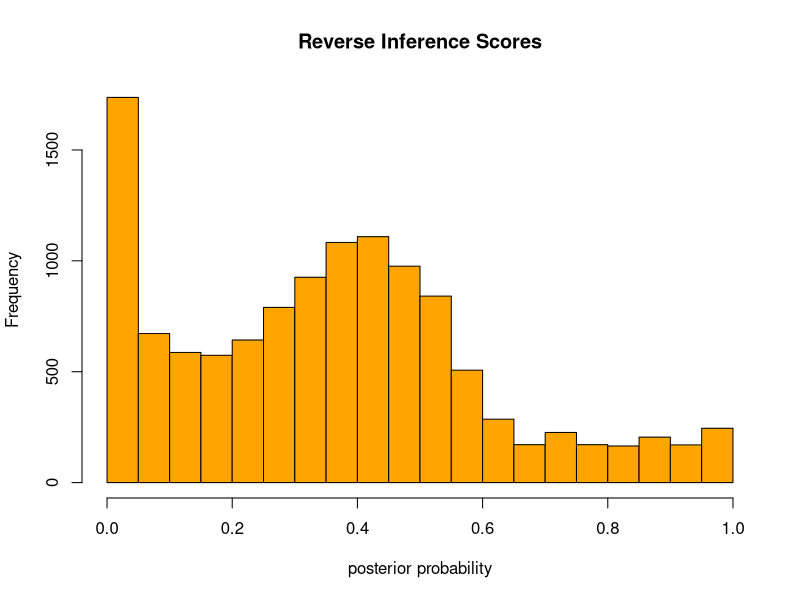

Reproduce this figure in R. (Note: this script raises an error after producing the figure.)
library(plyr)
library(dplyr)
library(ggplot2)

setwd("/home/vanessa/Documents/Dropbox/Code/papers/semantic-comparison/semantic-image-comparison-analysis/analysis/ontological_comparison")

# Reading in the result data - this is the file produced by 4.compile_reverse_inference_results.py
ri_score = read.csv("data/reverse_inference_scores.tsv",sep="\t",stringsAsFactors=FALSE,row.names=1) # reverse inference scores

# Let's look at the overall posterior scores
png("img/ri_hist.png", width = 8, height = 5, units = 'in', res = 300)
hist(as.matrix(ri_score$ri_distance),main="Reverse Inference Scores",col="orange",xlab="posterior probability")
dev.off()

# Read in all groups
groups = read.csv("groups/all_groups.tsv",sep="\t",stringsAsFactors=FALSE)
image_ids = c()
for (image in groups$image){
  image = strsplit(image,"/")[[1]]
  image = as.numeric(strsplit(image[length(image)],"[.]")[[1]][1])
  image_ids = c(image_ids,image)
}
groups$image_ids = image_ids

# Make a lookup table for the node name
nodes = unique(groups$group)
node_lookup = c()
for (node in nodes){
  node_name = unique(groups$name[groups$group==node])
  node_lookup = c(node_lookup,node_name)
}
length(node_lookup) == length(nodes)
names(node_lookup) = nodes

# For each group, calculate an accuracy across thresholds
df = c()

# Thresholds are the values in the column names
#thresholds = as.numeric(gsub("ri_binary_","",colnames(ri_score[7:ncol(ri_score)])))

# Calculate accuracy for each node group
# Count evidence for (meaning bayes_in > bayes_out or against (bayes_out > bayes_in)) each concept
# for each of ranges and bin data
for (threshold in seq(0,1,by=0.01)){
  cat("Parsing",threshold,"\n")  
  for (node in nodes){
    cat("Parsing",node,"\n")  
    accuracies = c()
    # Find in group
    group = groups[groups$group==node,]
    in_group = group$image_ids[which(group$direction=="in")]
    out_group = group$image_ids[which(group$direction=="out")]
    # Get reverse inference scores
    if (node %in% ri_score$node){
      node_scores = ri_score[ri_score$node==node,]
      scores = node_scores[,which(colnames(ri_score)=="ri_distance")]
      names(scores) = node_scores$image_id # image_ids
      # This case happens when N=1 for the node in question, since we removed the image from the group. The score should be 1.
      scores[is.na(scores)] = 1
      # Image index will have 1 for belonging to class, 0 otherwise
      real = array(0,dim=length(unique(image_ids)))
      predicted = array(0,dim=length(unique(image_ids)))
      names(real) = unique(image_ids)
      names(predicted) = unique(image_ids)
      predicted[names(which(scores>=threshold))] = 1
      real[as.character(in_group)] = 1
      # Calculate metrics
      # c("TP","FP","TN","FN","accuracy","in_count","out_count")
      TP = sum(real*predicted)  
      TN = length(intersect(names(which(real==0)),names(which(predicted==0))))
      FP = length(intersect(names(which(real==0)),names(which(predicted==1))))
      FN = length(intersect(names(which(real==1)),names(which(predicted==0))))
      if (TP+FP==0){
          sens = 0
      } else {
          sens = TP / (TP + FN)
      }
      if (TN+FN==0){
         spec = 0        
      } else {
         spec = TN / (TN + FP)
      }
      accuracy = (TP + TN)/ (TP + TN + FP + FN)
      accuracies = rbind(accuracies,c(node,TP,FP,TN,FN,sens,spec,accuracy,length(in_group),length(out_group),threshold))
    }
    df = rbind(df,accuracies)
  }
}

# Now look at accuracies for each threshold!
rownames(df) = seq(1,nrow(df))
colnames(df) = c("nid","TP","FP","TN","FN","sensitivity","specificity","accuracy","in_count","out_count","threshold")
df = as.data.frame(df,stringsAsFactors=FALSE)
save(df,file="result/accuracies_df_nodes.rda")

# Plot a basic ROC for each class
pdf("result/roc_gr4.pdf")
nodes = unique(df$nid)
for (node in nodes){
  subset = df[df$nid==node,]
  N = unique(subset$in_count)
  if (as.numeric(N)>4){
    title = paste("ROC Curve ",as.character(node_lookup[node])," N=(",N,")",sep="")
    plot(1-as.numeric(subset$specificity),as.numeric(subset$sensitivity),
         xlab="1-specificity",ylab="sensitivity",main=title,
         xlim=c(0,1),ylim=c(0,1),type="n")
    lines(1-as.numeric(subset$specificity),as.numeric(subset$sensitivity),col="blue",lwd=2,xlim=c(0,1),ylim=c(0,1))
    lines(seq(0,1,0.05),seq(0,1,0.05),col="red",lwd=2,xlim=c(0,1),ylim=c(0,1))
  }
}

dev.off()

# Now lets generate a single vector of AUC scores - one for each concept
library(ROCR)

# First let's build our "actual label" matrix, Z
Z = array(0,dim=c(length(unique(image_ids)),length(nodes)))
rownames(Z) = unique(image_ids)
colnames(Z) = nodes
# 1 means labeled == YES, -1 means NO
for (node in nodes){
  # Find in group
  group = groups[groups$group==node,]
  in_group = group$image_ids[which(group$direction=="in")]
  Z[which(rownames(Z)%in% in_group),node] = 1
}
write.csv(Z,file="result/node_concepts_binary_df.csv")

# As a reminder, our matrix Z has actual labels in it
# Let's calculate an AUC for each node (concept/term)
aucs =c()
nodes_defined = c()
for (node in nodes){
  if (node %in% ri_score$node){
    # Find in group
    group = groups[groups$group==node,]
    in_group = group$image_ids[which(group$direction=="in")]
    predictions = ri_score[ri_score$node==node,]
    actual = as.numeric(Z[which(rownames(Z)%in%predictions$image_id),node])
    predictions = predictions[,which(colnames(ri_score)=="ri_distance")]
    predictions[is.na(predictions)]=1
    pred = prediction(predictions, actual)
    perf = performance(pred,"auc")
    aucs = c(aucs,perf@y.values[[1]])
    nodes_defined = c(nodes_defined,node)
  }
}

# Now let's plot the AUCs
library(dplyr)
library(reshape2)
names(aucs) = node_lookup[nodes_defined]
save(aucs,file="result/aucs_concepts_132.Rda")
aucdf = as.data.frame(aucs)
aucdf$concept = rownames(aucdf)
tmp = melt(aucdf,id.vars=c("concept"))

# Let's sort! MAKE IT BLUE.
library(ggplot2)
tmp = tmp[with(tmp, order(-value)), ]
rownames(tmp) = seq(1,nrow(tmp))
tmp$sort = as.numeric(rownames(tmp))
ggplot(tmp, aes(x=sort,y=value,fill=value)) + 
  geom_bar(stat="identity",ylim=c(0,1)) + 
  xlab("concept") +
  ylab(paste("AUC")) +
  scale_x_discrete(limits=tmp$sort,labels=tmp$concept) +
  theme(axis.text.x = element_text(angle = 90, hjust = 1),legend.position="none")

# Now for file
png("img/aucs_concepts_132.png", width = 12, height = 8, units = 'in', res = 300)
ggplot(tmp, aes(x=sort,y=value,fill=value)) + 
  geom_bar(stat="identity",ylim=c(0,1)) + 
  xlab("concept") +
  ylab(paste("AUC")) +
  scale_x_discrete(limits=tmp$sort,labels=tmp$concept) +
  theme(axis.text.x = element_text(angle = 90, hjust = 1),legend.position="none")
dev.off()
